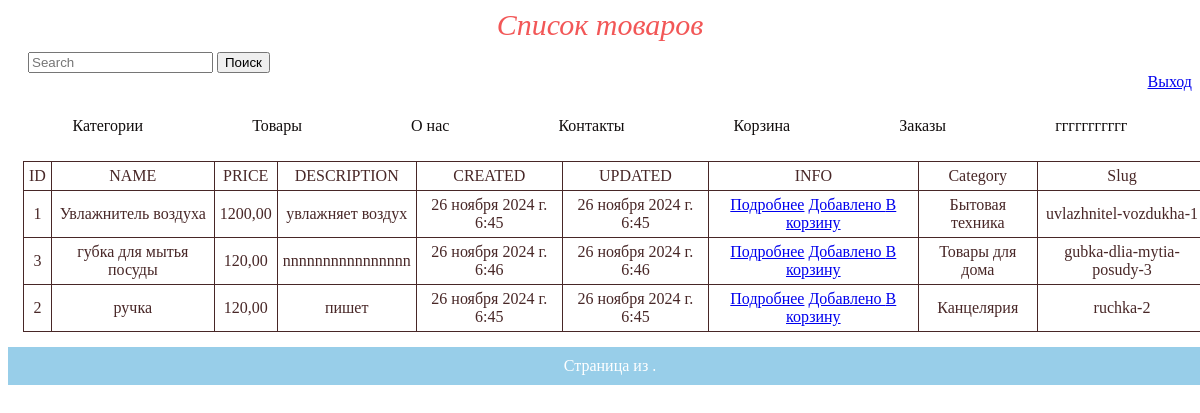
Screenshot of / (signed in) with the database file from the repository.
### app/models.py (models this page shows, shortened)
class Product(models.Model):
    category = models.ForeignKey(Category, on_delete=models.CASCADE, verbose_name='Категория', related_name='products')
    name = models.CharField(max_length=200, verbose_name='Наименование')
    description = models.TextField(blank=True)
    image = models.ImageField(upload_to='products/%Y/%m/%d', blank=True)
    price = models.DecimalField(max_digits=10, decimal_places=2)
    available = models.BooleanField(default=True)
    slug = models.SlugField(max_length=200)
    created = models.DateTimeField(auto_now_add=True)
    updated = models.DateTimeField(auto_now=True)
    class Meta:
        ordering = ['name']
        indexes = [
            models.Index(fields=['id', 'slug']),
            models.Index(fields=['name']),
            models.Index(fields=['-created'])
        ]
        verbose_name = 'Товар'
        verbose_name_plural = 'Товары'

class Category(models.Model):
    name = models.CharField(max_length=200, verbose_name='Категория')
    slug = models.SlugField(max_length=200)
    class Meta:
        ordering = ['name']
        indexes = [
            models.Index(fields=['name'])
        ]
        verbose_name = 'Категория'
        verbose_name_plural = 'Категории'
    def __str__(self):
        return self.name

### app/views.py (the view)
# urls.py: path('', ProductListView.as_view(), name='products'),
class ProductListView(ListView):
    model = Product
    template_name = 'app/app.html'
    context_object_name = 'products'

### orders/forms.py
class QuickOrderForm(forms.Form):
    name = forms.CharField(max_length=50, label="Имя")
    last_name = forms.CharField(max_length=50, label="Фамилия")
    email = forms.EmailField(label="Эл.почта")
    phone = forms.CharField(max_length=50, label="Телефон")
    payment = forms.ChoiceField(choices=PAYMENT_CHOISES, label='Способ оплаты')
    delivery = forms.ChoiceField(choices=DELIVERY_CHOISES, label='Способ Доставки')

### cart/context_processors.py (called while the page is built)
def cart(request):
    return {'cart': Cart(request)}

### cart/views.py (called while the page is built)
    def __len__(self):
        return sum(item['quantity'] for item in self.cart.values())

### orders/context_processors.py (called while the page is built)
def quick_order_form(request):
    return {'quick_order_form': QuickOrderForm()}

### app/templates/app/app.html (shortened to what this page needs)
{% extends 'base.html' %}
{% load static %}
{% block head %}
<head>
    <link rel="stylesheet" href="{% static 'app/css/app.css' %}">
</head>
{% endblock %}
{% block header %}
<header>Список товаров</header>
<form action="{% url 'product_search' %}" method="get" style="margin-top:10px; margin-left:20px;">
    <input type="search" name="query" class="form-control rounded" placeholder="Search" aria-label="Search" aria-describedby="search-addon">
    <button type="submit" class="btn btn-outline-primary" data-mdb-ripple-init>Поиск</button>
</form>
    <div class="href">
        {% if not request.user.is_authenticated %}
            <a href="{% url 'login' %}">Вход</a>
            <a href="{% url 'register' %}">Регистрация</a>
        {% else %}
            <a href="{% url 'logout' %}">Выход</a>
        {% endif %}
    </div>
    <nav class="navbar">
        <ul>
            <li><a href="{% url 'categories' %}">Категории</a></li>
            <li><a href="{% url 'products' %}">Товары</a></li>
            <li><a href="#">О нас</a></li>
            <li><a href="#">Контакты</a></li>
            {% if cart|length != 0 %}
            <li><a href="{% url 'cart_detail' %}">Корзина (<span id="cartLengthHeader">{{cart|length}}</span>)</a></li>
            {% else %}
            <li><a href="{% url 'cart_detail' %}">Корзина </a></li>
            {% endif %}
            {% if not request.user.is_authenticated %}
            <li></li>
            {% else %}
            <li><a href="{% url 'orders' %}">Заказы</a></li>
            {% endif %}
            <li><a href="#">{{request.user}}</a></li>
        </ul>
    </nav>
{% endblock %}
{% block main %}
<table>
    <tr>
        <td>ID</td>
        <td>NAME</td>
        <td>PRICE</td>
        <td>DESCRIPTION</td>
        <td>CREATED</td>
        <td>UPDATED</td>
        <td>INFO</td>
        <td>Category</td>
        <td>Slug</td>
    </tr>
{% for product in products %}
    <tr>
        <td>{{ product.id }}</td>
        <td>{{ product.name }}</td>
        <td>{{ product.price }}</td>
        <td>{{ product.description }}</td>
        <td>{{ product.created }}</td>
        <td>{{ product.updated }}</td>
        <td><a href="{% url 'product_detail' product.slug %}" class="btn">Подробнее</a>
                        <a href="{% url 'add_to_cart' product.slug %}" class="btn">Добавлено </a>
                        <a href="{% url 'add_to_cart' product.slug %}" class="btn">В корзину</a>
        </td>
        <td>{{ product.category }}</td>
        <td>{{ product.slug }}</td>
    </tr>
{% endfor %}
</table>
{% endblock %}
{% block footer %}
<footer>
<span class="step-links">
    <span class="current">
        Страница{{ page_obj.number }} из {{ page_obj.paginator.num_pages }}.
    </span>
</span>
</footer>
{% endblock %}

### app/static/app/css/app.css (style rules this page uses)
header { font-size: 30px; font-style: italic; margin: 15 px; color: rgb(242, 87, 87); text-align: center; height: 20%; }
.href { text-align: right; cursor: pointer; }
table { border-collapse: collapse; width: 100%; text-align: center; margin: 15px; }
td, th { padding: 5px; border: 1px solid; color: rgb(72, 39, 39); }
footer { text-align: center; padding: 10px; background-color: #98cee9; color: white; position: relative; bottom: 0; width: 100%; }
.navbar ul { list-style: none; display: flex; justify-content: space-around; padding: 10px; }
.navbar a { color: rgb(17, 13, 13); text-decoration: none; padding: 10px; }

### rows the page displays
Product: id "1", name "Увлажнитель воздуха", price "1200,00", description "увлажняет воздух", created "26 ноября 2024 г. 6:45", updated "26 ноября 2024 г. 6:45", category "Бытовая техника", slug "uvlazhnitel-vozdukha-1"
Product: id "3", name "губка для мытья посуды", price "120,00", description "nnnnnnnnnnnnnnnn", created "26 ноября 2024 г. 6:46", updated "26 ноября 2024 г. 6:46", category "Товары для дома", slug "gubka-dlia-mytia-posudy-3"
Product: id "2", name "ручка", price "120,00", description "пишет", created "26 ноября 2024 г. 6:45", updated "26 ноября 2024 г. 6:45", category "Канцелярия", slug "ruchka-2"

### other values shown
{{ request.user }} "ггггггггггг"
